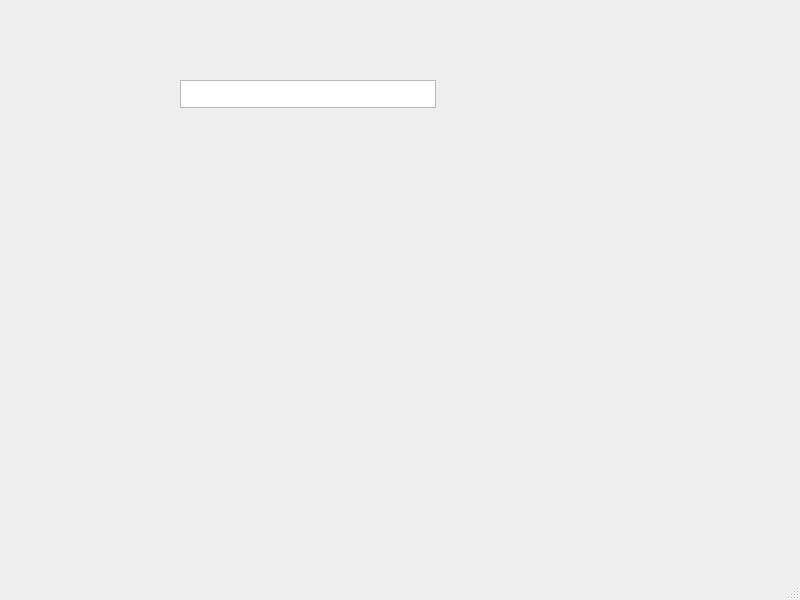
<?xml version="1.0" encoding="UTF-8"?>
<ui version="4.0">
 <class>MainWindow</class>
 <widget class="QMainWindow" name="MainWindow">
  <property name="geometry">
   <rect>
    <x>0</x>
    <y>0</y>
    <width>800</width>
    <height>600</height>
   </rect>
  </property>
  <property name="windowTitle">
   <string>MainWindow</string>
  </property>
  <widget class="QWidget" name="centralwidget">
   <widget class="QTextEdit" name="text_show_btc_price">
    <property name="geometry">
     <rect>
      <x>180</x>
      <y>80</y>
      <width>256</width>
      <height>28</height>
     </rect>
    </property>
   </widget>
  </widget>
  <widget class="QMenuBar" name="menubar">
   <property name="geometry">
    <rect>
     <x>0</x>
     <y>0</y>
     <width>800</width>
     <height>26</height>
    </rect>
   </property>
  </widget>
  <widget class="QStatusBar" name="statusbar"/>
 </widget>
 <resources/>
 <connections/>
</ui>
